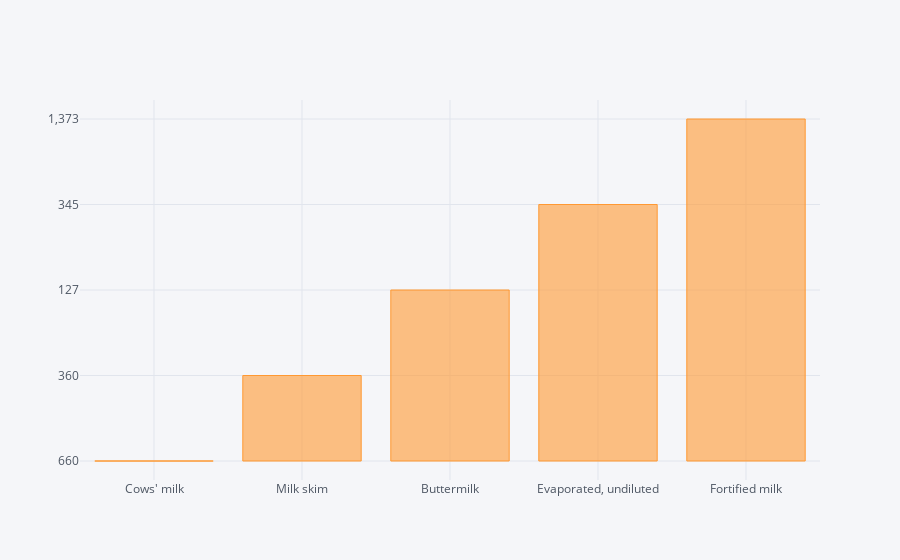
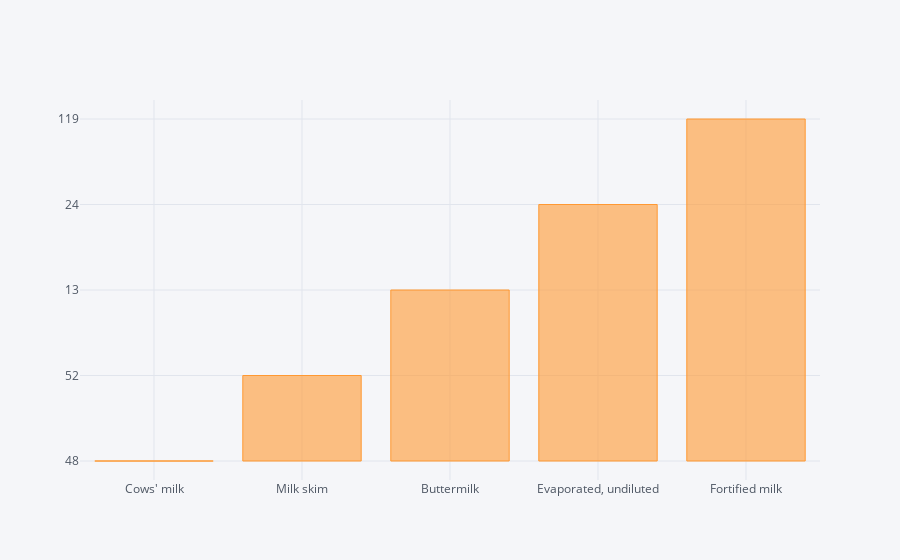
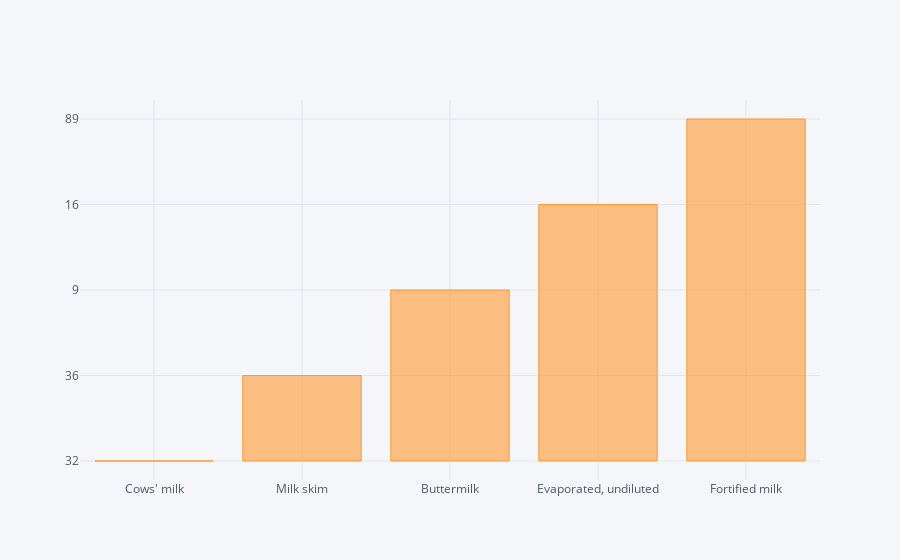
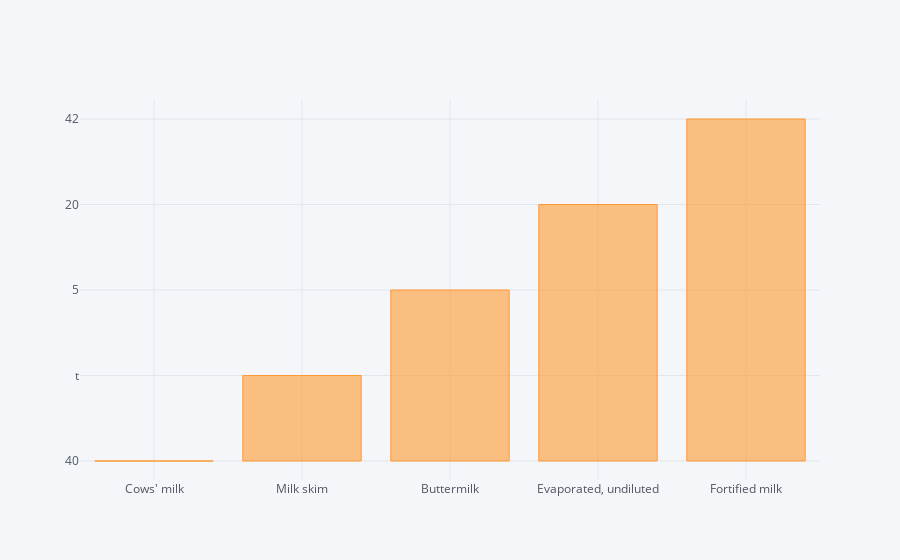

Write notebook code for charts like these, in order.
### Code cell
df3.iplot(kind='bar',x='Food', y='Calories')
df3.iplot(kind='bar',x='Food', y='Carbs')
df3.iplot(kind='bar',x='Food', y='Protein')
df3.iplot(kind='bar',x='Food', y='Fat')

### Figure 1 — Plotly figure (JSON) as saved in the notebook; plotly's stock layout.template omitted (floating-point values rounded to 4 significant figures)
{"data": [{"marker": {"color": "rgba(255, 153, 51, 0.6)", "line": {"color": "rgba(255, 153, 51, 1.0)", "width": 1}}, "name": "Calories", "orientation": "v", "text": "", "type": "bar", "x": ["Cows' milk", "Milk skim", "Buttermilk", "Evaporated, undiluted", "Fortified milk"], "y": ["660", "360", "127", "345", "1,373"]}], "layout": {"legend": {"bgcolor": "#F5F6F9", "font": {"color": "#4D5663"}}, "paper_bgcolor": "#F5F6F9", "plot_bgcolor": "#F5F6F9", "title": {"font": {"color": "#4D5663"}}, "xaxis": {"gridcolor": "#E1E5ED", "showgrid": true, "tickfont": {"color": "#4D5663"}, "title": {"font": {"color": "#4D5663"}, "text": ""}, "zerolinecolor": "#E1E5ED"}, "yaxis": {"gridcolor": "#E1E5ED", "showgrid": true, "tickfont": {"color": "#4D5663"}, "title": {"font": {"color": "#4D5663"}, "text": ""}, "zerolinecolor": "#E1E5ED"}}}

### Figure 2 — Plotly figure (JSON) as saved in the notebook; plotly's stock layout.template omitted (floating-point values rounded to 4 significant figures)
{"data": [{"marker": {"color": "rgba(255, 153, 51, 0.6)", "line": {"color": "rgba(255, 153, 51, 1.0)", "width": 1}}, "name": "Carbs", "orientation": "v", "text": "", "type": "bar", "x": ["Cows' milk", "Milk skim", "Buttermilk", "Evaporated, undiluted", "Fortified milk"], "y": ["48", "52", "13", "24", "119"]}], "layout": {"legend": {"bgcolor": "#F5F6F9", "font": {"color": "#4D5663"}}, "paper_bgcolor": "#F5F6F9", "plot_bgcolor": "#F5F6F9", "title": {"font": {"color": "#4D5663"}}, "xaxis": {"gridcolor": "#E1E5ED", "showgrid": true, "tickfont": {"color": "#4D5663"}, "title": {"font": {"color": "#4D5663"}, "text": ""}, "zerolinecolor": "#E1E5ED"}, "yaxis": {"gridcolor": "#E1E5ED", "showgrid": true, "tickfont": {"color": "#4D5663"}, "title": {"font": {"color": "#4D5663"}, "text": ""}, "zerolinecolor": "#E1E5ED"}}}

### Figure 3 — Plotly figure (JSON) as saved in the notebook; plotly's stock layout.template omitted (floating-point values rounded to 4 significant figures)
{"data": [{"marker": {"color": "rgba(255, 153, 51, 0.6)", "line": {"color": "rgba(255, 153, 51, 1.0)", "width": 1}}, "name": "Protein", "orientation": "v", "text": "", "type": "bar", "x": ["Cows' milk", "Milk skim", "Buttermilk", "Evaporated, undiluted", "Fortified milk"], "y": ["32", "36", "9", "16", "89"]}], "layout": {"legend": {"bgcolor": "#F5F6F9", "font": {"color": "#4D5663"}}, "paper_bgcolor": "#F5F6F9", "plot_bgcolor": "#F5F6F9", "title": {"font": {"color": "#4D5663"}}, "xaxis": {"gridcolor": "#E1E5ED", "showgrid": true, "tickfont": {"color": "#4D5663"}, "title": {"font": {"color": "#4D5663"}, "text": ""}, "zerolinecolor": "#E1E5ED"}, "yaxis": {"gridcolor": "#E1E5ED", "showgrid": true, "tickfont": {"color": "#4D5663"}, "title": {"font": {"color": "#4D5663"}, "text": ""}, "zerolinecolor": "#E1E5ED"}}}

### Figure 4 — Plotly figure (JSON) as saved in the notebook; plotly's stock layout.template omitted (floating-point values rounded to 4 significant figures)
{"data": [{"marker": {"color": "rgba(255, 153, 51, 0.6)", "line": {"color": "rgba(255, 153, 51, 1.0)", "width": 1}}, "name": "Fat", "orientation": "v", "text": "", "type": "bar", "x": ["Cows' milk", "Milk skim", "Buttermilk", "Evaporated, undiluted", "Fortified milk"], "y": ["40", "t", "5", "20", "42"]}], "layout": {"legend": {"bgcolor": "#F5F6F9", "font": {"color": "#4D5663"}}, "paper_bgcolor": "#F5F6F9", "plot_bgcolor": "#F5F6F9", "title": {"font": {"color": "#4D5663"}}, "xaxis": {"gridcolor": "#E1E5ED", "showgrid": true, "tickfont": {"color": "#4D5663"}, "title": {"font": {"color": "#4D5663"}, "text": ""}, "zerolinecolor": "#E1E5ED"}, "yaxis": {"gridcolor": "#E1E5ED", "showgrid": true, "tickfont": {"color": "#4D5663"}, "title": {"font": {"color": "#4D5663"}, "text": ""}, "zerolinecolor": "#E1E5ED"}}}
